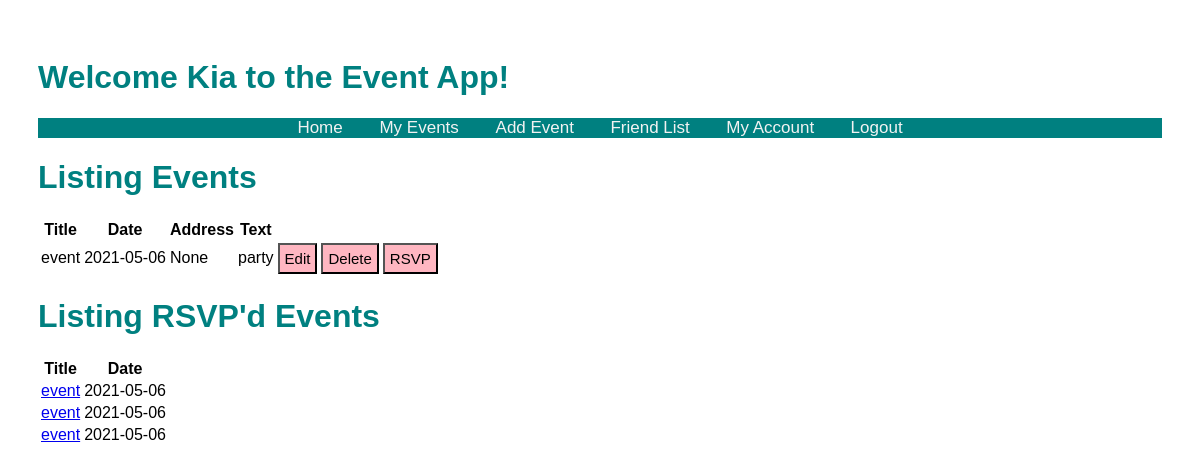
The app's page /events (signed in) with its own data.
### models.py (models this page shows, shortened)
class Event(db.Model):
    id = db.Column("id", db.Integer, primary_key=True)
    title = db.Column("title", db.String(200))
    text = db.Column("text", db.String(100))
    date = db.Column("date", db.String(50))
    address = db.Column("address", db.String(50))
    user_id= db.Column(db.Integer, db.ForeignKey("user.id"), nullable=False)
    comments = db.relationship("Comment", backref="event", cascade="all, delete-orphan", lazy=True)

class RSVP(db.Model):
    id = db.Column(db.Integer, primary_key=True)
    event_id = db.Column(db.Integer, db.ForeignKey("event.id"), nullable=False)
    user_id = db.Column(db.Integer, db.ForeignKey("user.id"), nullable=False)
    user= db.relationship("User", lazy=True)
    event= db.relationship("Event", lazy=True)

### main.py (the view)
@app.route('/events')
def get_events():
    if session.get('user'):
        my_events = db.session.query(Event).filter_by(user_id=session['user_id']).all()
        event_rsvps = db.session.query(RSVP).filter_by(user_id=session['user_id']).all()
        print(event_rsvps)
        return render_template('events.html', notes=my_events, user=session['user'],rsvps=event_rsvps )
    else:
        return redirect(url_for('login'))

### templates/events.html (shortened to what this page needs)
<!DOCTYPE html>
<html lang="en">
    <head>
        <link rel="stylesheet" href="{{ url_for('static', filename='main.css') }}">
    </head>
    <body>
     <h1>Welcome {{user}} to the Event App!</h1>
    <nav>
        <div class="topnav">
            <a href="{{ url_for('home')}}"> Home </a>
            <a href="/events"> My Events </a>
            <a href="{{url_for('new_event')}}"> Add Event</a>
            <a href="{{url_for('get_friends')}}"> Friend List</a>
            <a href="{{url_for('get_account')}}"> My Account</a>
            <a href="{{ url_for('logout')}}">Logout</a>
        </div>
        </nav>
        <h1 class="eventlist">Listing Events</h1>
        <table>
            <tr>
                <th>Title</th>
                <th>Date</th>
                <th>Address</th>
                <th>Text</th>
            </tr>
            {% for event in notes %}
            <tr>
                <td>{{event.title}}</td>
                <td>{{ event.date }}</td>
                <td>{{ event.address }}</td>
                <td>{{ event.text }}</td>
                <td>
                    <form action = "{{ url_for('update_event', event_id= event.id) }}">
                        <input type="submit" value="Edit">
                    </form>
                <td>
                    <form action = "{{ url_for('delete_event', event_id=event.id) }}" method="post">
                        <input type="submit" value="Delete">
                    </form>
                <td>
                    <form action = "{{ url_for('get_event', event_id= event.id) }}">
                        <input type="submit" value="RSVP">
                    </form>
                </td>
            </tr>
            {% endfor %}
        </table>
    <h1 class="eventlist">Listing RSVP'd Events </h1>
    <table>
            <tr>
                <th>Title</th>
                <th>Date</th>
            </tr>
            {% for rsvp in rsvps %}
            <tr>
                  <td><a href= "{{ url_for('get_event', event_id=rsvp.event.id) }}"> {{rsvp.event.title}}</a></td>
                <td>{{ rsvp.event.date }}</td>
            </tr>
            {% endfor %}
        </table>
    </body>
</html>

### static/main.css (style rules this page uses)
body { padding: 30px 30px; font-family: Arial, Helvetica, sans-serif; }
h1 { color: teal; }
.topnav { overflow: hidden; background-color: teal; text-align: center; }
.topnav a { color: #f2f2f2; padding: 14px 16px; text-decoration: none; font-size: 17px; }
input[type='submit'] { background-color: lightpink; color: black; font-size: 15px; padding:5px; font-family: Palatino Linotype, sans-serif; }

### records on screen
Event: title "event", date "2021-05-06", address "None", text "party"
RSVP: event "event", event "2021-05-06"
RSVP: event "event", event "2021-05-06"
RSVP: event "event", event "2021-05-06"

### other values on screen
{{ user }} "Kia"
